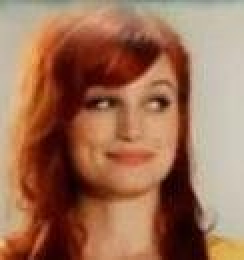
#> input picture BE/data/student_face_data/s251/img_1.jpg, 122 x 130 px (shown 2 times larger)
$ python -i vision.py   (imports and definitions only)
#> lines starting #> are read from the running program, lines starting #| are printed output that depends on the picture
#> further down, picture is the input picture: shape (130, 122, 3); mean B, G, R 85.6, 111.4, 158.2
"""
vision.py
=========
Tiện ích camera phía client. KHÔNG nhận diện danh tính (việc đó do máy chủ làm qua API);
ở đây chỉ có:

  - Camera           : bọc cv2.VideoCapture (mở / đọc / đóng an toàn).
  - FaceDetector     : phát hiện "có khuôn mặt hay không" bằng Haar Cascade để
                       (1) vẽ khung lên video, (2) chỉ gửi ảnh lên API khi thật sự có mặt.
  - encode_jpeg      : mã hoá khung hình thành JPEG bytes để upload.
  - frame_to_ctkimage / blank_ctkimage : hiển thị khung hình lên CTkLabel.
"""

from typing import List, Optional, Tuple

import cv2
import customtkinter as ctk
import numpy as np
from PIL import Image

from src.utils.config import CAMERA_INDEX, FACE_MIN_SIZE, JPEG_QUALITY

Box = Tuple[int, int, int, int]  # (x, y, w, h)


class Camera:
    def __init__(self, index: int = CAMERA_INDEX):
        self.index = index
        self._cap: Optional[cv2.VideoCapture] = None

    @property
    def is_open(self) -> bool:
        return self._cap is not None and self._cap.isOpened()

    # [24 lines left out: functions open, read, release, not called in this run]


class FaceDetector:

    def __init__(self):
        path = cv2.data.haarcascades + "haarcascade_frontalface_default.xml"
        self._cascade = cv2.CascadeClassifier(path)
        if self._cascade.empty():
            raise RuntimeError(f"Không nạp được Haar Cascade: {path}")

    def detect(self, frame_bgr: np.ndarray) -> List[Box]:
        """Trả về danh sách khung mặt, lớn nhất trước."""
        gray = cv2.equalizeHist(cv2.cvtColor(frame_bgr, cv2.COLOR_BGR2GRAY))
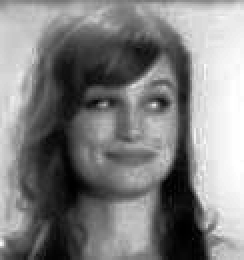
#> gray: shape (130, 122) (shown 2 times larger); min 0, max 255, mean 128.3
        faces = self._cascade.detectMultiScale(
            gray, scaleFactor=1.2, minNeighbors=5,
            minSize=(FACE_MIN_SIZE, FACE_MIN_SIZE),
        )
#> faces = ()
        boxes = [tuple(int(v) for v in f) for f in faces]
#> boxes = []
        boxes.sort(key=lambda b: b[2] * b[3], reverse=True)
        return boxes


# [35 lines left out: functions encode_jpeg, _fit_frame, frame_to_ctkimage, blank_ctkimage, not called in this run]

>>> import cv2
>>> picture = cv2.imread('../../../BE/data/student_face_data/s251/img_1.jpg')
>>> result = FaceDetector().detect(picture)
#> result = []

$ run again, on BE/data/student_face_data/s251/img_10.jpg
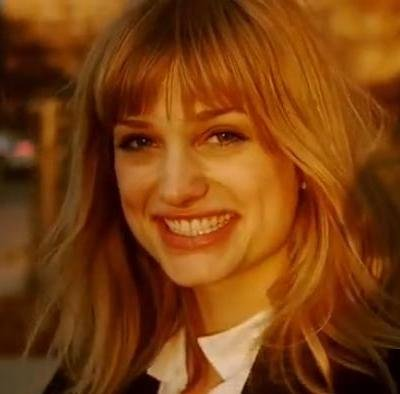
#> input picture BE/data/student_face_data/s251/img_10.jpg, 400 x 394 px
#> picture is the input picture: shape (394, 400, 3); mean B, G, R 16, 63.1, 123.4
#> in detect, `gray = cv2.equalizeHist(cv2.cvtColor(frame_bgr, cv2.COLOR_BGR2GRAY))`:
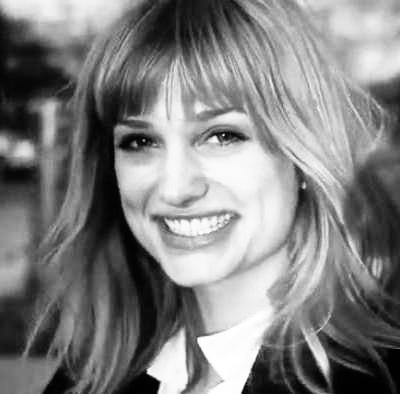
#> gray: shape (394, 400); min 0, max 255, mean 128.4
#> faces = [[75, 58, 215, 215]]
#> boxes = [(75, 58, 215, 215)]

$ run again, on BE/data/student_face_data/s251/img_11.jpg
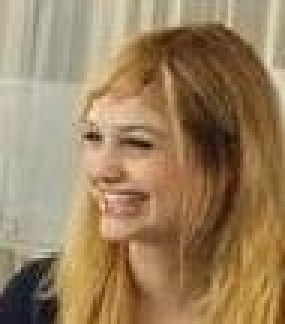
#> input picture BE/data/student_face_data/s251/img_11.jpg, 95 x 108 px (shown 3 times larger)
#> picture is the input picture: shape (108, 95, 3); mean B, G, R 95.6, 129.6, 155.2
#> in detect, `gray = cv2.equalizeHist(cv2.cvtColor(frame_bgr, cv2.COLOR_BGR2GRAY))`:
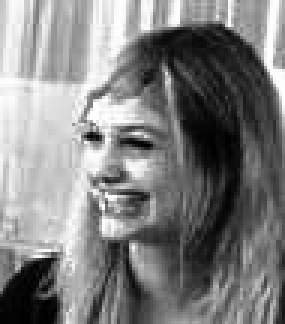
#> gray: shape (108, 95) (shown 3 times larger); min 0, max 255, mean 128.3
#> faces = ()
#> boxes = []

$ run again, on BE/data/student_face_data/s251/img_12.jpg
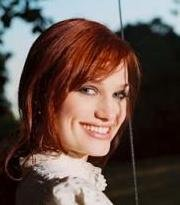
#> input picture BE/data/student_face_data/s251/img_12.jpg, 180 x 205 px
#> picture is the input picture: shape (205, 180, 3); mean B, G, R 72.7, 79.1, 97.8
#> in detect, `gray = cv2.equalizeHist(cv2.cvtColor(frame_bgr, cv2.COLOR_BGR2GRAY))`:
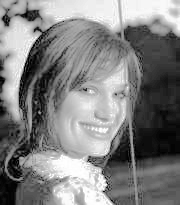
#> gray: shape (205, 180); min 0, max 255, mean 128.7
#> faces = [[54, 56, 94, 94]]
#> boxes = [(54, 56, 94, 94)]
